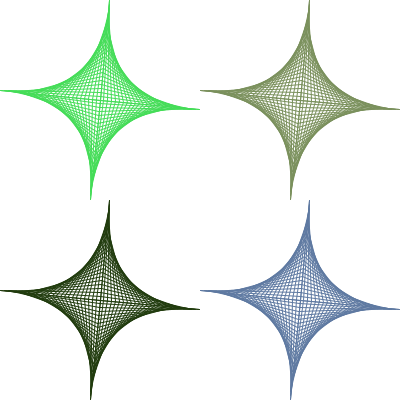
Frame 1 (no input)
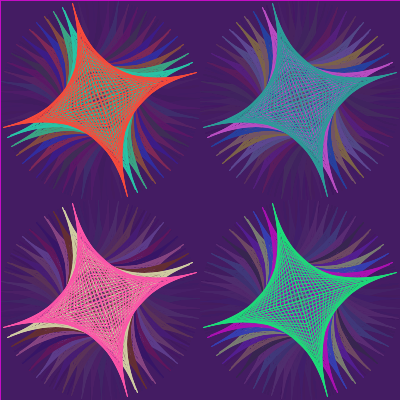
Frame 60 (the mouse pressed at the canvas centre just before this capture)
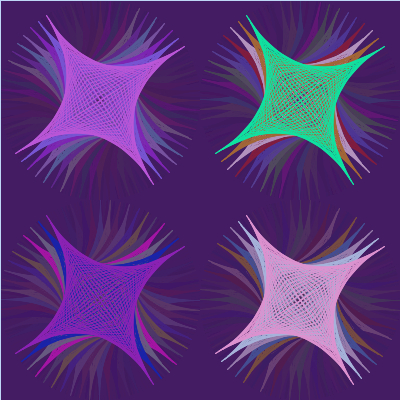
Frame 120 (the mouse held since frame 60 and released just before this capture)

The Processing sketch that drew these frames (run headless with seeded random() and noise(); from frame 60 on, the mouse is pressed at the canvas centre):

// Processing sketch: sketch_29_fucntion_with_parameter
// ── sketch_29_fucntion_with_parameter.pde
int x = 200;
int y = 200;
int gap = 4;
int i = 0;
float r;
float backR;
float backG;
float backB;


void setup()
{
  size(400, 400);
  frameRate(10);
  backR = random(0, 100);
  backG = random(0, 100);
  backB = random(0, 100);
  noStroke();
  smooth();
}

void draw() {
  rect(0,0,400,400);
  fill(backR, backG, backB, 50);
  //translate(x/4, y/4);
  //rotate(r);
  r = r+.1;
  rotateStar(100,100,200,200);  
  rotateStar(300,100,200,200);  
  rotateStar(100,300,200,200);  
  rotateStar(300,300,200,200);  
  
}
void rotateStar(int cenX,int cenY,int x,int y){
  translate(cenX,cenY);
  rotate(r);
  star(x/2, y/2, gap);
  resetMatrix();
}

void star(int x, int y, float gap) {
  stroke(random(10, 255), random(10, 255), random(10, 255));
  for (int i = 0; i <=(x/gap); i++) {
    line (0, -y+i*gap, ((i)*gap), 0);
    line (0, -y+i*gap, 0-((i)*gap), 0);
    line (i*gap, 0, 0, y-i*gap );
    line (-i*gap, 0, 0, y-i*gap);
  }
}
